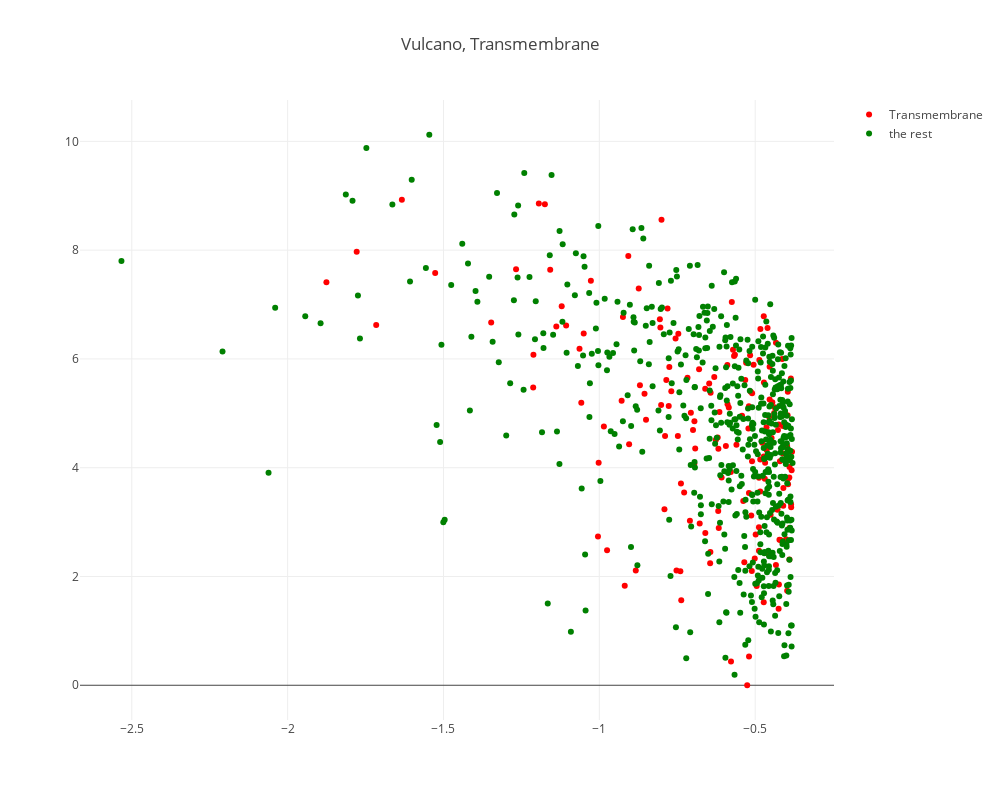

Write notebook code for a chart like this one.
### Code cell
annotations =  selection[['Protein names']]
annotations['Protein names'] = [n.split('(')[0].strip() for n in annotations['Protein names']]
#['Protein names']
#interactive plot 'logFC',y='log10p'
trace_1 = go.Scatter(
    x=selection.loc[look_into].logFC,
    y=selection.loc[look_into].log10p,
    mode='markers',
    name='Transmembrane',
    text = annotations['Protein names'].loc[look_into],
    hoverinfo = 'text',
    marker=dict(
        #size=16,
        color = 'red'#np.log10(temp.Score), #set color equal to a variable
        #colorscale='Bluered',
        #showscale=True
    )
)

#interactive plot 'logFC',y='log10p'
trace_2 = go.Scatter(
    x=selection[~selection.index.isin(look_into)].logFC,
    y=selection[~selection.index.isin(look_into)].log10p,
    mode='markers',
    name='the rest',
    text = annotations[~annotations.index.isin(look_into)]['Protein names'],
    hoverinfo = 'text',
    marker=dict(
        #size=16,
        color = 'green'#np.log10(temp.Score), #set color equal to a variable
        #colorscale='Bluered',
        #showscale=True
    )
)

layout = dict(title='Vulcano, Transmembrane',
             width=1000,
             height=800)

fig = go.Figure(data=[trace_1,trace_2], 
                layout=layout)
iplot(fig, filename='test')

### Figure 1 — Plotly figure (JSON) as saved in the notebook; plotly's stock layout.template omitted (floating-point values rounded to 4 significant figures; data arrays with more than 128 entries replaced by an {"elided": "..."} marker saying what was removed)
{"data": [{"hoverinfo": "text", "marker": {"color": "red"}, "mode": "markers", "name": "Transmembrane", "text": {"elided": "164 str values"}, "type": "scatter", "uid": "87da785e-67ef-47d0-b904-c87cabcf2102", "x": {"elided": "164 float values"}, "y": {"elided": "164 float values"}}, {"hoverinfo": "text", "marker": {"color": "green"}, "mode": "markers", "name": "the rest", "text": {"elided": "558 str values"}, "type": "scatter", "uid": "7f41ea31-12f3-4d08-899d-2df6a56298d6", "x": {"elided": "558 float values"}, "y": {"elided": "558 float values"}}], "layout": {"height": 800, "title": {"text": "Vulcano, Transmembrane"}, "width": 1000}}
